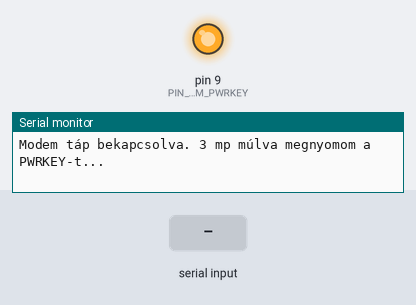
Bench run of a sketch on a simulated Arduino Leonardo, built with avr-gcc and run on an emulated ATmega32U4. On the bench: output pins drawn as LEDs (lit = HIGH), the last lines printed to the serial monitor. The inputs (shaded band) are chosen by the test bench. Pins used as bus, display or sensor lines are not drawn.

Above: at 3.6 s.
At 5.9 s:
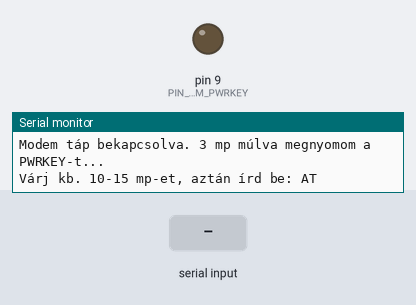
6.0 s: "1" received over the second serial link
Timing chart, 0 to 9.0 s (numbered marks = the images above; inputs shaded):
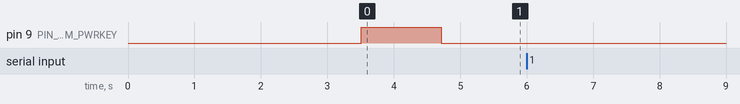

The sketch:

05_modem_at_konzol.ino
```cpp
// =====================================================================
//  TESZT 05 – Modem konzol (AT parancsok kézzel)
//  Lapok: UNO R4 WiFi, Nano 33 IoT, Nano RP2040 Connect
//
//  A soros monitorba írt sorokat továbbítja a modemnek, a modem válaszait
//  kiírja. Így "beszélgethetünk" a modemmel, és megtanulhatjuk, hogyan
//  működik a mobilhálózat.
//
//  Bekötés (részletesen: hardware/bekotes.md) – mindhárom lapon ugyanazok a lábak:
//    D0 (RX) ← modem TX
//    D1 (TX) → modem RX
//    D8 → modem tápkapcsoló
//    D9 → 1 kΩ → NPN tranzisztor → modem PWRKEY  (SOHA ne közvetlenül!)
//  Szintillesztő:
//    UNO R4 WiFi (5 V):  KELL szintillesztő a D0/D1 és a modem közé.
//    Nano lapok (3,3 V): ha a modem panel logikája 3,3 V-os, nem kell;
//                        ha 1,8 V-os, akkor itt is kell.
//
//  Soros monitor: 115200 baud, "Mindkettő NL és CR" (Both NL & CR).
//
//  Próbáld ki sorban (felnőtt felügyelettel, SIM kártyával):
//    AT              → OK               (él a modem?)
//    ATI             → modem típusa
//    AT+CPIN?        → +CPIN: READY     (rendben a SIM?)
//    AT+CSQ          → +CSQ: 18,99      (jelerősség 0..31)
//    AT+COPS?        → melyik szolgáltató hálózatán vagyunk
//    AT+CEREG?       → +CEREG: 0,1      (1 = csatlakozva)
//    AT+CCLK?        → a hálózat szerinti pontos idő
//  A parancsok magyarázata: docs/05_kommunikacio.md
// =====================================================================
const int PIN_MODEM_POWER  = 8;
const int PIN_MODEM_PWRKEY = 9;
const bool PWRKEY_ACTIVE_HIGH = true;
const long MODEM_BAUD = 115200;

void setup() {
  Serial.begin(115200);
  // Az UNO R4 WiFi-n a "while (!Serial)" nem vár, ezért időkorláttal várunk
  // (a Nano lapokon ez addig vár, amíg meg nem nyitod a soros monitort, max. 5 mp-ig).
  while (!Serial && millis() < 5000) {}
  delay(500);
  pinMode(PIN_MODEM_PWRKEY, OUTPUT);
  digitalWrite(PIN_MODEM_PWRKEY, PWRKEY_ACTIVE_HIGH ? LOW : HIGH);
  pinMode(PIN_MODEM_POWER, OUTPUT);
  digitalWrite(PIN_MODEM_POWER, HIGH);       // modem táp BE
  Serial1.begin(MODEM_BAUD);                 // mindhárom lapon a D0/D1 lábak

  Serial.println("Modem táp bekapcsolva. 3 mp múlva megnyomom a PWRKEY-t...");
  delay(3000);
  digitalWrite(PIN_MODEM_PWRKEY, PWRKEY_ACTIVE_HIGH ? HIGH : LOW);
  delay(1200);
  digitalWrite(PIN_MODEM_PWRKEY, PWRKEY_ACTIVE_HIGH ? LOW : HIGH);
  Serial.println("Várj kb. 10-15 mp-et, aztán írd be: AT");
}

void loop() {
  while (Serial.available())  Serial1.write(Serial.read());
  while (Serial1.available()) Serial.write(Serial1.read());
}
```
